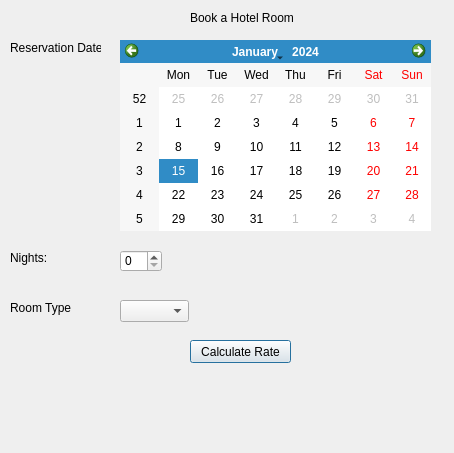
<?xml version="1.0" encoding="UTF-8"?>
<ui version="4.0">
 <class>Dialog</class>
 <widget class="QDialog" name="Dialog">
  <property name="geometry">
   <rect>
    <x>0</x>
    <y>0</y>
    <width>454</width>
    <height>453</height>
   </rect>
  </property>
  <property name="windowTitle">
   <string>Dialog</string>
  </property>
  <widget class="QLabel" name="label">
   <property name="geometry">
    <rect>
     <x>10</x>
     <y>40</y>
     <width>91</width>
     <height>16</height>
    </rect>
   </property>
   <property name="text">
    <string>Reservation Date:</string>
   </property>
  </widget>
  <widget class="QLabel" name="label_2">
   <property name="geometry">
    <rect>
     <x>10</x>
     <y>250</y>
     <width>91</width>
     <height>16</height>
    </rect>
   </property>
   <property name="text">
    <string>Nights:</string>
   </property>
  </widget>
  <widget class="QCalendarWidget" name="calendarWidget">
   <property name="geometry">
    <rect>
     <x>120</x>
     <y>40</y>
     <width>311</width>
     <height>191</height>
    </rect>
   </property>
  </widget>
  <widget class="QSpinBox" name="spinBox">
   <property name="geometry">
    <rect>
     <x>120</x>
     <y>250</y>
     <width>42</width>
     <height>22</height>
    </rect>
   </property>
  </widget>
  <widget class="QComboBox" name="comboBox">
   <property name="geometry">
    <rect>
     <x>120</x>
     <y>300</y>
     <width>69</width>
     <height>22</height>
    </rect>
   </property>
  </widget>
  <widget class="QLabel" name="label_3">
   <property name="geometry">
    <rect>
     <x>10</x>
     <y>300</y>
     <width>91</width>
     <height>16</height>
    </rect>
   </property>
   <property name="text">
    <string>Room Type</string>
   </property>
  </widget>
  <widget class="QLabel" name="label_4">
   <property name="geometry">
    <rect>
     <x>190</x>
     <y>10</y>
     <width>121</width>
     <height>16</height>
    </rect>
   </property>
   <property name="text">
    <string>Book a Hotel Room</string>
   </property>
  </widget>
  <widget class="QPushButton" name="pushButton">
   <property name="geometry">
    <rect>
     <x>190</x>
     <y>340</y>
     <width>101</width>
     <height>23</height>
    </rect>
   </property>
   <property name="text">
    <string>Calculate Rate</string>
   </property>
  </widget>
  <widget class="QLabel" name="labelResult">
   <property name="geometry">
    <rect>
     <x>20</x>
     <y>380</y>
     <width>421</width>
     <height>31</height>
    </rect>
   </property>
   <property name="text">
    <string/>
   </property>
  </widget>
 </widget>
 <resources/>
 <connections/>
</ui>
